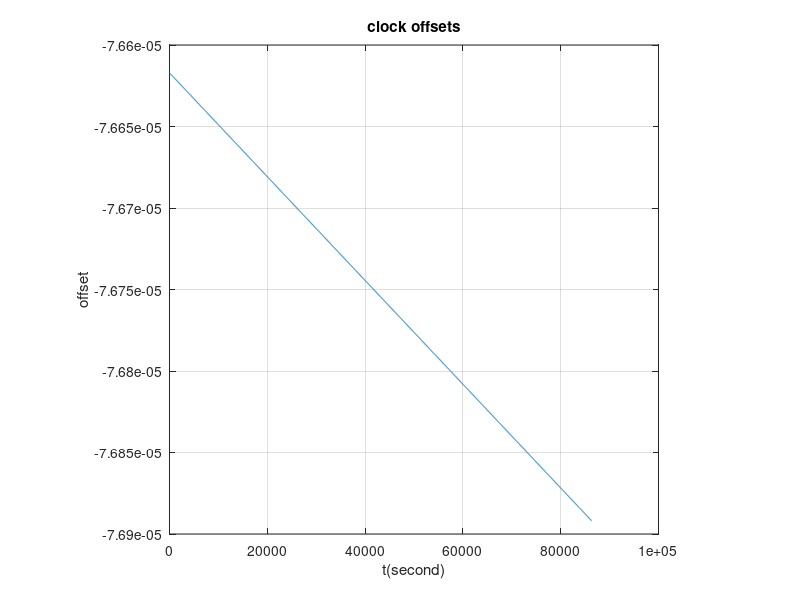

Source code (MATLAB): (Note: this script raises an error after producing the figure.)
clc
clear
format long
set(0,'DefaultFigureWindowStyle','docked');

%% data
% Almanac of satellite SVN 63, PRN 01 (Block IIR) for 2016, 11, 28
dt0= -7.661711424589D-05;
dt1= -3.183231456205D-12;
dt2=  0.000000000000D+00;

sqrt_a= 5.153650835037D+03; % (sqrt of meters)
a=sqrt_a^2;
e= 3.841053112410D-03;
M0= 1.295004883409D+00; %(radians)
GMe = 3.986005D+14; %(m3/s2)


OmegaEdot = 7.2921151467D-05; %(radians) used
Omega0= -2.241692424630D-01; %(radians) used
Omegadot= -8.386063598924D-09; %(radians/sec) used
i0= 9.634782624741D-01; %(radians) used
idot= -7.286017777600D-11; %(radians/sec) used
w0= 9.419793734505D-01; %(radians) used
wdot= 0.0;  %(radians/sec) used


%% part 1

%part A
t_epoch=zeros(2878,1);
for i=1:length(t_epoch)-1
    t_epoch(i+1)=t_epoch(i)+30;
end

%part B
dt_s_tgps=dt0+dt1*t_epoch+dt2*t_epoch.^2;
figure(1)
plot(t_epoch,dt_s_tgps)
grid on
title('clock offsets')
xlabel('t(second)')
ylabel('offset')
axis square



%part C
%1
n=sqrt((GMe)/a^3);
%2 & 3
table_ORS=zeros(length(t_epoch),8);
for i=1:2878
    table_ORS(i,1)=t_epoch(i);
    table_ORS(i,2)=M(t_epoch(i),M0,n,0);
    table_ORS(i,3)=ecc_anomaly(table_ORS(i,2),e);
    table_ORS(i,4)=psi_maker(table_ORS(i,3),e);
    table_ORS(i,5)=r_maker(a,e,table_ORS(i,4));
    table_ORS(i,6)=x_maker(table_ORS(i,5),table_ORS(i,4));
    table_ORS(i,7)=y_maker(table_ORS(i,5),table_ORS(i,4));
end

table_ITRF=zeros(length(t_epoch),7);
for i=1:length(t_epoch)
    table_ITRF(i,1)=t_epoch(i);
    table_ITRF(i,2)=omega(t_epoch(i),Omega0,Omegadot,OmegaEdot,0);
    table_ITRF(i,3)=i_maker(t_epoch(i),i0,idot,0);
    table_ITRF(i,4)=omegas(t_epoch(i),w0,wdot,0);
    R3omega=[cos(-table_ITRF(i,2)) sin(-table_ITRF(i,2)) 0;
        -sin(-table_ITRF(i,2)) cos(-table_ITRF(i,2)) 0;
        0 0 1];
    R1i=[1 0 0;
        0 cos(-table_ITRF(i,3)) -sin(-table_ITRF(i,3));
        0 sin(-table_ITRF(i,3)) cos(-table_ITRF(i,3))];
    R3w=[cos(-table_ITRF(i,4)) sin(-table_ITRF(i,4)) 0;
        -sin(-table_ITRF(i,4)) cos(-table_ITRF(i,4)) 0;
        0 0 1];
    % R1=rotz(-table2(i,2));
    % R2=rotx(-table2(i,3));
    % R3=rotz(-table2(i,4));
    location_itrf=R3omega*R1i*R3w*[table_ORS(i,6);table_ORS(i,7);table_ORS(i,8)];
    table_ITRF(i,5)=location_itrf(1,1);
    table_ITRF(i,6)=location_itrf(2,1);
    table_ITRF(i,7)=location_itrf(3,1);
end
%part D
geodetic_location=zeros(length(t_epoch),3);
for i=1:length(t_epoch)
    [geodetic_location(i,1),geodetic_location(i,2),geodetic_location(i,3)]=cartesian2geodetic(table_ITRF(i,5),table_ITRF(i,6),table_ITRF(i,7));
end

%part E
figure(2)
%ax = axesm ('eqdcylin', 'Frame', 'on', 'Grid', 'on', 'LabelUnits', 'degrees', 'MeridianLabel', 'on', 'ParallelLabel', 'on', 'MLabelParallel', 'south');
geoshow('landareas.shp', 'FaceColor', 'black');
hold on
geoshow(rad2deg(geodetic_location(:,1)),rad2deg(geodetic_location(:,2)), 'DisplayType', 'line', 'MarkerEdgeColor', 'red');
axis equal; axis tight;

figure(3)
plot(t_epoch(:), geodetic_location(:,3)/1000);
title(['ellipsoidic height variations [km] around mean height = ' num2str(mean(geodetic_location(:,3))/1000) ' km']);
xlabel('seconds in one day (00:00 - 23:59 = 86400 sec)');
ylabel('[km]');
xlim([1 t_epoch(end)]);

%part F
fid = fopen('GPS_KeplerianOrbit_6parameters.txt','w');

fprintf(fid,'EXPORT FROM MATLAB: GPS_orbit_est.m \n\n');
fprintf(fid,' * Coordinates ORS (xF, yF) || Coordinates ITRF (x, y, z) || Coordinates phi, lambda, h ell\n\n');
for i = 1 : length(t_epoch)
    fprintf(fid, ' %15.6f  %15.6f %15.6f || %15.6f  %15.6f  %15.6f || %15.6f  %15.6f  %15.6f \n',table_ORS(i,6),table_ORS(i,7),table_ORS(i,8),table_ITRF(i,5),table_ITRF(i,6),table_ITRF(i,7),geodetic_location(i,1),geodetic_location(i,2),geodetic_location(i,3));
end
fprintf(fid, '\n');
fclose(fid);

save solution2.mat